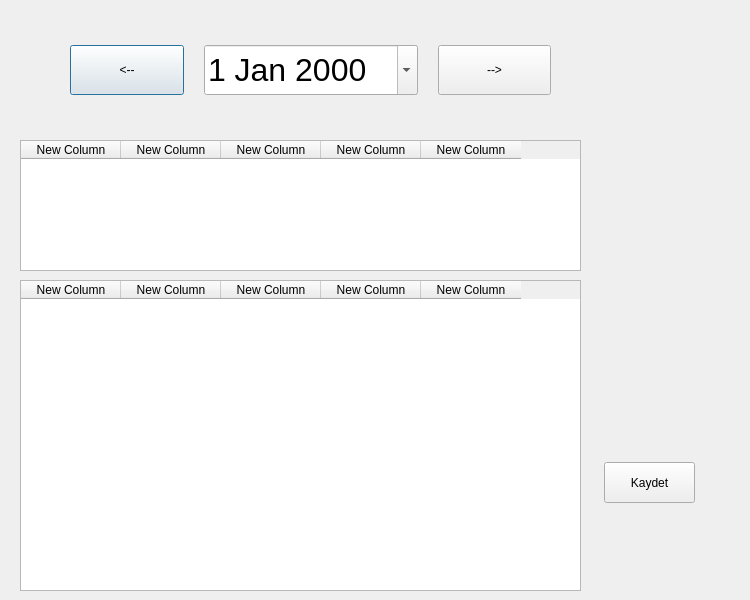
<?xml version="1.0" encoding="UTF-8"?>
<ui version="4.0">
 <class>Masraf</class>
 <widget class="QDialog" name="Masraf">
  <property name="geometry">
   <rect>
    <x>0</x>
    <y>0</y>
    <width>750</width>
    <height>600</height>
   </rect>
  </property>
  <property name="windowTitle">
   <string>Dialog</string>
  </property>
  <widget class="QWidget" name="horizontalLayoutWidget">
   <property name="geometry">
    <rect>
     <x>40</x>
     <y>10</y>
     <width>541</width>
     <height>121</height>
    </rect>
   </property>
   <layout class="QHBoxLayout" name="horizontalLayout">
    <property name="spacing">
     <number>20</number>
    </property>
    <property name="leftMargin">
     <number>30</number>
    </property>
    <property name="topMargin">
     <number>10</number>
    </property>
    <property name="rightMargin">
     <number>30</number>
    </property>
    <property name="bottomMargin">
     <number>10</number>
    </property>
    <item>
     <widget class="QPushButton" name="pushButton">
      <property name="minimumSize">
       <size>
        <width>0</width>
        <height>50</height>
       </size>
      </property>
      <property name="text">
       <string>&lt;--</string>
      </property>
     </widget>
    </item>
    <item>
     <widget class="QDateEdit" name="dateEdit">
      <property name="minimumSize">
       <size>
        <width>0</width>
        <height>50</height>
       </size>
      </property>
      <property name="font">
       <font>
        <pointsize>24</pointsize>
       </font>
      </property>
      <property name="focusPolicy">
       <enum>Qt::NoFocus</enum>
      </property>
      <property name="calendarPopup">
       <bool>true</bool>
      </property>
     </widget>
    </item>
    <item>
     <widget class="QPushButton" name="pushButton_2">
      <property name="minimumSize">
       <size>
        <width>0</width>
        <height>50</height>
       </size>
      </property>
      <property name="text">
       <string>--&gt;</string>
      </property>
     </widget>
    </item>
   </layout>
  </widget>
  <widget class="QTableWidget" name="tableWidget">
   <property name="geometry">
    <rect>
     <x>20</x>
     <y>140</y>
     <width>561</width>
     <height>131</height>
    </rect>
   </property>
   <attribute name="horizontalHeaderCascadingSectionResizes">
    <bool>false</bool>
   </attribute>
   <attribute name="horizontalHeaderShowSortIndicator" stdset="0">
    <bool>false</bool>
   </attribute>
   <column>
    <property name="text">
     <string>New Column</string>
    </property>
   </column>
   <column>
    <property name="text">
     <string>New Column</string>
    </property>
   </column>
   <column>
    <property name="text">
     <string>New Column</string>
    </property>
   </column>
   <column>
    <property name="text">
     <string>New Column</string>
    </property>
   </column>
   <column>
    <property name="text">
     <string>New Column</string>
    </property>
   </column>
  </widget>
  <widget class="QTableWidget" name="tableWidget_2">
   <property name="geometry">
    <rect>
     <x>20</x>
     <y>280</y>
     <width>561</width>
     <height>311</height>
    </rect>
   </property>
   <column>
    <property name="text">
     <string>New Column</string>
    </property>
   </column>
   <column>
    <property name="text">
     <string>New Column</string>
    </property>
   </column>
   <column>
    <property name="text">
     <string>New Column</string>
    </property>
   </column>
   <column>
    <property name="text">
     <string>New Column</string>
    </property>
   </column>
   <column>
    <property name="text">
     <string>New Column</string>
    </property>
   </column>
  </widget>
  <widget class="QPushButton" name="pushButton_3">
   <property name="geometry">
    <rect>
     <x>604</x>
     <y>462</y>
     <width>91</width>
     <height>41</height>
    </rect>
   </property>
   <property name="text">
    <string>Kaydet</string>
   </property>
  </widget>
 </widget>
 <resources/>
 <connections/>
</ui>
